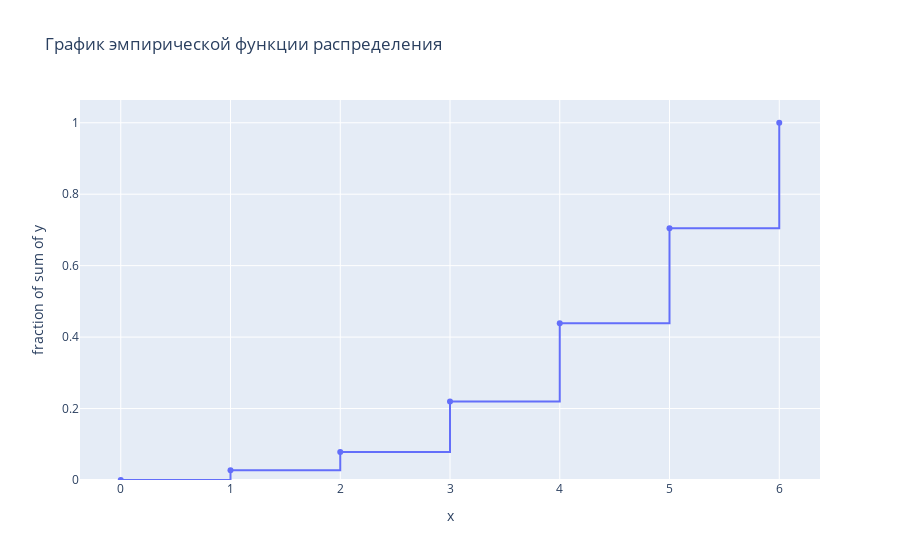

Source (notebook cell):
### Markdown cell above
### График эмпирической функции распределения

### Code cell
px.ecdf(x=emp_func.columns.values.tolist(), y=emp_func.values.tolist()[0], markers=True, ecdfmode="standard",
        title='График эмпирической функции распределения')

### Figure 1 — Plotly figure (JSON) as saved in the notebook; plotly's stock layout.template omitted (floating-point values rounded to 4 significant figures)
{"data": [{"hovertemplate": "x=%{x}<br>fraction of sum of y=%{y}<extra></extra>", "legendgroup": "", "line": {"dash": "solid", "shape": "hv"}, "marker": {"color": "#636efa", "symbol": "circle"}, "mode": "markers+lines", "name": "", "orientation": "v", "showlegend": false, "type": "scatter", "x": ["0", "1", "2", "3", "4", "5", "6"], "xaxis": "x", "y": [0, 0.02743, 0.07806, 0.2194, 0.4388, 0.7046, 1], "yaxis": "y"}], "layout": {"legend": {"tracegroupgap": 0}, "title": {"text": "График эмпирической функции распределения"}, "xaxis": {"anchor": "y", "domain": [0, 1], "title": {"text": "x"}}, "yaxis": {"anchor": "x", "domain": [0, 1], "rangemode": "tozero", "title": {"text": "fraction of sum of y"}}}}
